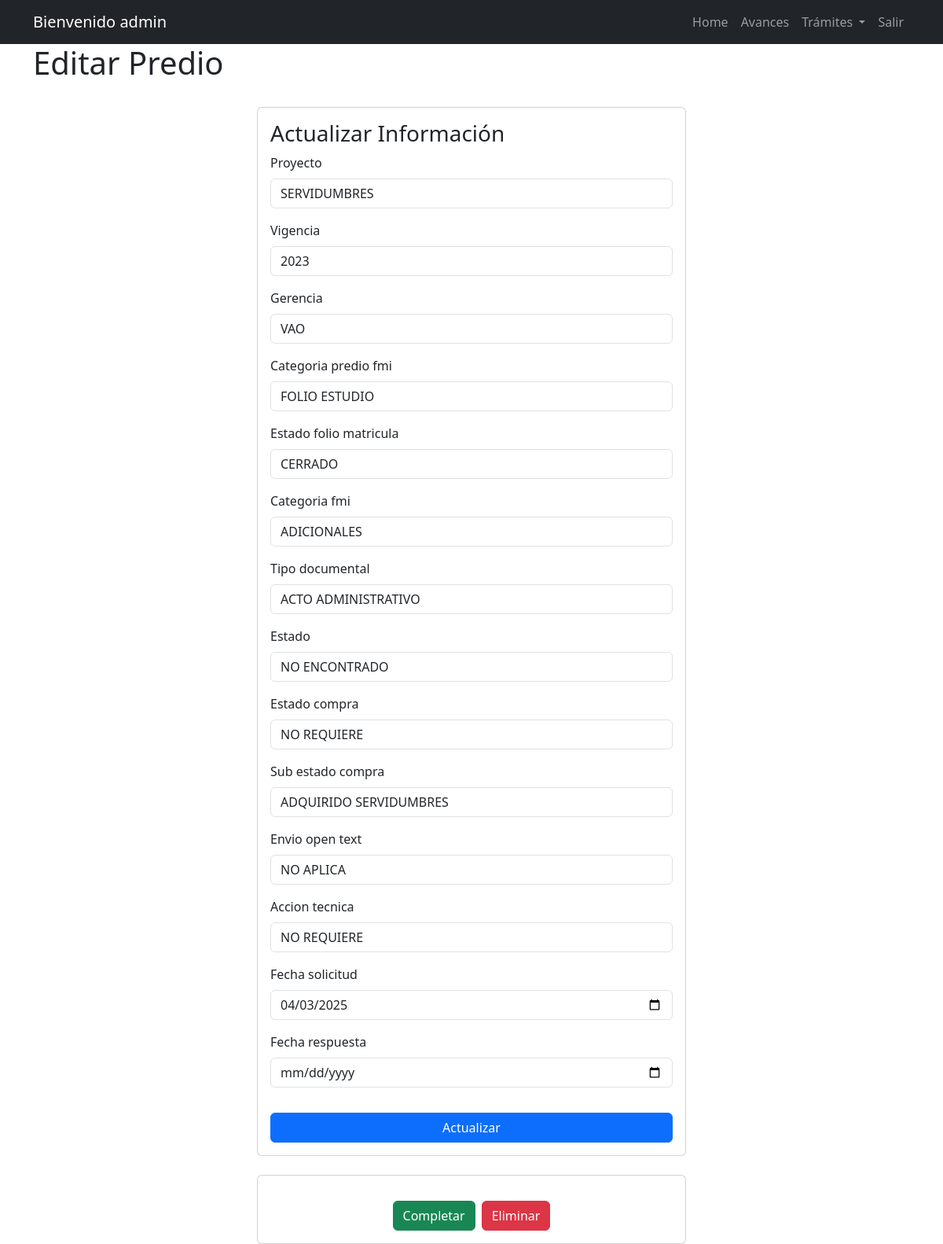
Screenshot of /predio/9 (signed in) with the database file from the repository.
### task/models.py (models this page shows, shortened)
class Predio(models.Model):
    id = models.AutoField(primary_key=True)
    PROYECTO_CHOICES = [('PREDIOS PROPIOS', 'PREDIOS PROPIOS'), ('SERVIDUMBRES', 'SERVIDUMBRES')]
    VIGENCIA_CHOICES = [('2023', '2023'), ('2024', '2024'), ('2025', '2025')]
    GERENCIA_CHOICES = [('VAO', 'VAO'), ('GPA', 'GPA'), ('VRC', 'VRC'), ('GCT', 'GCT'), ('GMA', 'GMA'), ('GRI', 'GRI'), ('GTA', 'GTA'), ('VRO', 'VRO'), ('GCH', 'GCH'), ('GDA', 'GDA'), ('GDT', 'GDT'), ('VPI', 'VPI'), ('VFS', 'VFS')]
    CATEGORIA_PREDIO_FMI_CHOICES = [('COLINDANTE', 'COLINDANTE'), ('FOLIO ESTUDIO', 'FOLIO ESTUDIO'), ('MATRIZ', 'MATRIZ'), ('MATRIZ_COLINDANTE', 'MATRIZ_COLINDANTE'), ('PROPIO', 'PROPIO'), ('SEGREGADO', 'SEGREGADO'), ('SIN INFORMACIÓN', 'SIN INFORMACIÓN')]
    ESTADO_FOLIO_CHOICES = [('ACTIVO', 'ACTIVO'), ('CERRADO', 'CERRADO'), ('SIN INFORMACIÓN', 'SIN INFORMACIÓN')]
    CATEGORIA_FMI_CHOICES = [('ADICIONALES', 'ADICIONALES'), ('COMPLEMENTACIÓN', 'COMPLEMENTACIÓN'), ('SIN INFORMACIÓN', 'SIN INFORMACIÓN'), ('TRADICIÓN', 'TRADICIÓN')]
    TIPO_DOCUMENTAL_CHOICES = [('ACTA', 'ACTA'), ('ACTO ADMINISTRATIVO', 'ACTO ADMINISTRATIVO'), ('AUTO', 'AUTO'), ('CERTIFICADO', 'CERTIFICADO'), ('DECLARACIÓN', 'DECLARACIÓN'), ('DECRETO', 'DECRETO'), ('DEMANDA', 'DEMANDA'), ('DOCUMENTO', 'DOCUMENTO'), ('ESCRITURA', 'ESCRITURA'), ('EXPEDIENTE', 'EXPEDIENTE'), ('RESOLUCIÓN', 'RESOLUCIÓN'), ('SENTENCIA', 'SENTENCIA')]
    ESTADO_CHOICES = [('CARGADO A OTRO PREDIO', 'CARGADO A OTRO PREDIO'), ('CARGADO EN EL PREDIO', 'CARGADO EN EL PREDIO'), ('CARGADO EN SHAREPOINT', 'CARGADO EN SHAREPOINT'), ('NO ENCONTRADO', 'NO ENCONTRADO'), ('NO REQUIERE', 'NO REQUIERE'), ('PENDIENTE VERIFICAR', 'PENDIENTE VERIFICAR'), ('SERVIDOR INGICAT', 'SERVIDOR INGICAT')]
    ESTADO_COMPRA_CHOICES = [('ADQUIRIDO', 'ADQUIRIDO'), ('NO REQUIERE', 'NO REQUIERE'), ('PENDIENTE POR SOLICITAR', 'PENDIENTE POR SOLICITAR'), ('PENDIENTE VERIFICAR', 'PENDIENTE VERIFICAR'), ('SOLICITADO', 'SOLICITADO')]
    SUB_ESTADO_COMPRA_CHOICES = [('ADQUIRIDO PREDIO PROPIOS', 'ADQUIRIDO PREDIO PROPIOS'), ('ADQUIRIDO SERVIDUMBRES', 'ADQUIRIDO SERVIDUMBRES'), ('ERROR REGISTRAL', 'ERROR REGISTRAL'), ('NO APLICA', 'NO APLICA'), ('SOLICITADO / CERTIFICADO NO EXISTE', 'SOLICITADO / CERTIFICADO NO EXISTE'), ('SOLICITADO PREDIO PROPIOS', 'SOLICITADO PREDIO PROPIOS'), ('SOLICITADO SERVIDUMBRES', 'SOLICITADO SERVIDUMBRES')]
    ENVIO_OPEN_TEXT_CHOICES = [('NO', 'NO'), ('NO APLICA', 'NO APLICA'), ('NO REQUIERE', 'NO REQUIERE'), ('PENDIENTE', 'PENDIENTE'), ('SI', 'SI'), ('YA ESTA', 'YA ESTA')]
    ACCION_TECNICA_CHOICES = [('ALIMENTAR EXPEDIENTE PREDIAL', 'ALIMENTAR EXPEDIENTE PREDIAL'), ('ALIMENTAR PREDIO GESTIÓN', 'ALIMENTAR PREDIO GESTIÓN'), ('ALIMENTAR PREDIO MATRIZ', 'ALIMENTAR PREDIO MATRIZ'), ('CARPETA CERO', 'CARPETA CERO'), ('CREAR EXPEDIENTE', 'CREAR EXPEDIENTE'), ('NO REQUIERE', 'NO REQUIERE')]
    proyecto = models.CharField(max_length=16, choices=PROYECTO_CHOICES)
    vigencia = models.CharField(max_length=4, choices=VIGENCIA_CHOICES)
    gerencia = models.CharField(max_length=4, choices=GERENCIA_CHOICES)
    categoria_predio_fmi = models.CharField(max_length=100, choices=CATEGORIA_PREDIO_FMI_CHOICES)
    estado_folio_matricula = models.CharField(max_length=100, choices=ESTADO_FOLIO_CHOICES)
    categoria_fmi = models.CharField(max_length=50, choices=CATEGORIA_FMI_CHOICES)
    tipo_documental = models.CharField(max_length=50, choices=TIPO_DOCUMENTAL_CHOICES)
    estado = models.CharField(max_length=50, choices=ESTADO_CHOICES)
    estado_compra = models.CharField(max_length=50, choices=ESTADO_COMPRA_CHOICES)
    sub_estado_compra = models.CharField(max_length=50, choices=SUB_ESTADO_COMPRA_CHOICES)
    envio_open_text = models.CharField(max_length=50, choices=ENVIO_OPEN_TEXT_CHOICES)
    accion_tecnica = models.CharField(max_length=50, choices=ACCION_TECNICA_CHOICES)
    fecha_solicitud = models.DateField(null=True , blank=True)
    fecha_respuesta = models.DateField(null=True , blank=True)
    datecompleted = models.DateTimeField(null=True, blank=True)
    es_importante = models.BooleanField(default=False)
    fecha_reiteracion = models.DateField(null=True, blank=True)
    ultima_fecha_acceso = models.DateField(null=True, blank=True)
    campo=models.CharField(max_length=50, null=True , blank=True)
    cod_sig = models.CharField(max_length=30, null=True , blank=True)
    fmi = models.CharField(max_length=10, default="00000")
    ced_catastral = models.CharField(max_length=31, null=True , blank=True)
    nom_predio = models.CharField(max_length=50, default="Sin Informacion")
    documento = models.CharField(max_length=15, null=True , blank=True)
    fecha_documento= models.DateField(null=True , blank=True)
    entidad = models.CharField(max_length=100, null=True , blank=True)
    municipio = models.CharField(max_length=100,null=True , blank=True)
    user = models.ForeignKey(
        settings.AUTH_USER_MODEL,
        on_delete=models.SET_NULL,
        null=True,
        blank=True,
        related_name='predios'
    )
    class Meta:
        ordering = ['-fecha_solicitud']

### task/views.py (the view, shortened to what this page needs)
# urls.py: path('predio/<int:predio_id>', views.predio_detail, name='predio_detail'),
@login_required(login_url='signin')
def predio_detail(request, predio_id):
    predio = get_object_or_404(Predio, pk=predio_id)
    if request.method == 'GET':
        predio_form = PredioForm(instance=predio)
        return render(request, 'predio_detail.html', {'predio': predio, 'predio_form': predio_form})

### task/templates/predio_detail.html (shortened to what this page needs)
{% extends 'base.html' %}
{% block content %}
<main class="container">
  <div class="row">
    <h1>Editar Predio</h1>
    <section class="col-md-6 offset-md-3">
      <form method="POST" class="card card-body mt-4">
        <h3>Actualizar Información</h3>
        {% for field in predio_form %}
        <div class="mb-3">
          <label for="{{ field.id_for_label }}" class="form-label">{{ field.label }}</label>
          {{ field }}
        </div>
        {% endfor %}
        <button class="btn btn-primary mt-3">Actualizar</button>
      </form>
      <div class="card card-body text-center mt-4">
        <div class="d-flex justify-content-center gap-2 mt-3">
          <form action="{% url 'complete_predio' predio.id %}" method="POST">
            <button class="btn btn-success">Completar</button>
          </form>
          <form action="{% url 'delete_predio' predio.id %}" method="POST">
            <button class="btn btn-danger">Eliminar</button>
          </form>
        </div>
      </div>
    </section>
  </div>
</main>
{% endblock %}

### task/templates/_navbar.html (shortened to what this page needs)
<nav class="navbar navbar-expand-lg navbar-dark bg-dark">
  <div class="container">
    <a class="navbar-brand" href="/">
      {% if user.is_authenticated %}
      Bienvenido {{ user.username }}
      {% else %}
      INGICAT S.A.S
      {% endif %}
    </a>
    <div class="collapse navbar-collapse" id="navbarNav">
      <ul class="navbar-nav ms-auto">
        <li class="nav-item">
          <a href="/" class="nav-link" title="Ir a la Pantalla de Inicio">Home</a>
        </li>
        <li class="nav-item">
          <a href="{% url 'cliente_dashboard' %}" class="nav-link"
            title="Ir al Resúmen de la Gestión Documental">Avances</a>
        </li>
        {% if user.is_authenticated %}
        <li class="nav-item dropdown">
          <a class="nav-link dropdown-toggle" href="#" id="tramitesDropdown" role="button" data-bs-toggle="dropdown"
            aria-expanded="false" title="Trámites">
            Trámites
          </a>
        </li>
        <li class="nav-item">
          <a class="nav-link" href="/logout" title="Salir">Salir</a>
        </li>
        {% else %}
        <li class="nav-item">
          <a href="/signin" class="nav-link" title="Iniciar Sesión">Ingresar</a>
        </li>
        {% endif %}
      </ul>
    </div>
  </div>
</nav>

### rows the page displays
Predio: predio_form "SERVIDUMBRES" "2023" "VAO" "FOLIO ESTUDIO" "CERRADO" "ADICIONALES" "ACTO ADMINISTRATIVO" "NO ENCONTRADO" "NO REQUIERE" "ADQUIRIDO SERVIDUMBRES" "NO APLICA" "NO REQUIERE" "04/03/2025"

### other values shown
{{ user.username }} "admin"
{{ field.label }} "Proyecto" "Vigencia" "Gerencia" "Categoria predio fmi" "Estado folio matricula" "Categoria fmi" "Tipo documental" "Estado" "Estado compra" "Sub estado compra" "Envio open text" "Accion tecnica" "Fecha solicitud" "Fecha respuesta"
